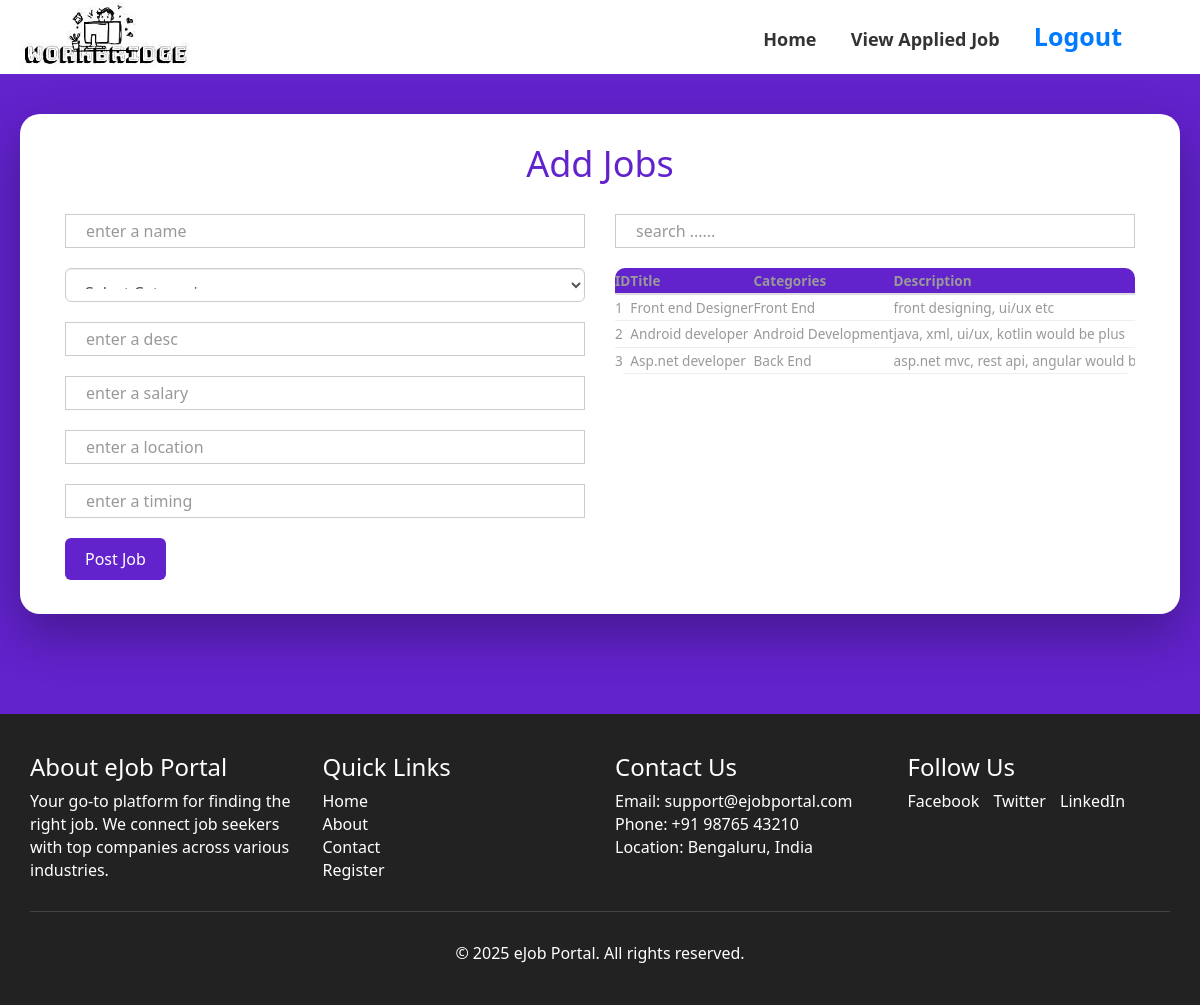
Screenshot of /uploadjob.php (signed in) with the database file from the repository.
### tables this page shows
CREATE TABLE `jobs` (
  `jobid` int(11) NOT NULL,
  `title` varchar(50) NOT NULL,
  `catid` int(11) NOT NULL,
  `description` varchar(50) NOT NULL,
  `salary` varchar(50) NOT NULL,
  `timing` varchar(50) NOT NULL,
  `location` varchar(50) NOT NULL,
  `empid` int(11) NOT NULL
);

CREATE TABLE `categories` (
  `catid` int(11) NOT NULL,
  `name` varchar(50) NOT NULL
);

### uploadjob.php (the view, shortened to what this page needs)
<!DOCTYPE html>
<html lang="en">
<head>
    <?php
    include('header_link.php');
    include('dbconnect.php');
    ?>
</head>
<body>
<?php
    include('header.php');
     $empid = $_SESSION['userid'];
    ?>
    <div class="container7" style="
    width: 1200px;
">
      <div class="single" style="
    height: 500px;
">
      <h1>Add Jobs</h1>
            <div class="col-md-6">
                 <form action="uploadjob.php" method="post">
                   <div class="form-group">
                   <input type="text" placeholder="enter a name" name="name" class="form-control">
                   </div>
                   <div class="form-group">
                   <select name="catid"  class="form-control">
                        <option value="">Select Categories</option>
                   </select>
                   </div>
                   <div class="form-group">
                   <input type="text" placeholder="enter a desc" name="desc" class="form-control">
                   </div>
                   <div class="form-group">
                   <input type="text" placeholder="enter a salary" name="salary" class="form-control">
                   </div>
                   <div class="form-group">
                   <input type="text" placeholder="enter a location" name="location" class="form-control">
                   </div>
                   <div class="form-group">
                   <input type="text" placeholder="enter a timing" name="timing" class="form-control">
                   </div>
                    <input type="submit"  name="postjob" value="Post Job" class="btn btn-primary">
                 </form>
            </div>
            <div class="col-md-6">
                 <div class="form-group">
                 <input type="text" id="myinput" placeholder="search ......" class="form-control">
                 </div>
                 <table class="table">
                      <thead>
                            <tr>
                                 <th>ID</th>
                                 <th>Title</th>
                                 <th>Categories</th>
                                 <th>Description</th>
                            </tr>
                      </thead>
                      <tbody id="mytable">
                           <?php
                              $sql = "select jobs.*, employer.name, categories.name as 'categories'
                              from jobs
                              inner join employer on employer.empid = jobs.empid
                              inner join  categories on categories.catid = jobs.catid
                              where jobs.empid = '$empid';
                              ";
                              $rs = mysqli_query($con,$sql);
                              while($data = mysqli_fetch_array($rs)){
                           ?>
                                <tr>
                                      <td><?=$data['jobid']?></td>
                                      <td><?=$data['title']?></td>
                                      <td><?=$data['categories']?></td>
                                      <td><?=$data['description']?></td>
                                </tr>
                           <?php
                              }
                              ?>
                      </tbody>
                 </table>
            </div>
      </div>
</div>
<?php include('footer.php'); ?>
</body>
</html>

### css/style.css (style rules this page uses)
h4, h5, h6, h1, h2, h3 { margin-top: 0; }
html, body { font-family: 'Roboto', sans-serif; font-size: 100%; background:#fff; }
input.form-control { box-shadow: none; background-color:#fff; padding:0 20px; border-radius:0px; }
.table>tbody>tr>td, .table>tbody>tr>th, .table>tfoot>tr>td, .table>tfoot>tr>th, .table>thead>tr>td, .table>thead>tr>th { border-top: none; padding: 3px 0; }
.table > thead > tr > th, .table > tbody > tr > th, .table > tfoot > tr > th, .table > thead > tr > td, .table > tbody > tr > td, .table > tfoot > tr > td { font-size: 0.85em; color: #999; }

### uploadjob.php (style rules this page uses)
body { background-color: #6222cc; font-family: 'Segoe UI', Tahoma, Geneva, Verdana, sans-serif; margin: 0; padding: 0; min-height: 100vh; display: flex; flex-direction: column; }
.container7 { flex: 1; padding: 40px 20px; max-width: 1300px; margin: 0 auto; }
.single { background: #fff; padding: 30px; border-radius: 20px; box-shadow: 0 20px 50px rgba(0, 0, 0, 0.3); animation: fadeInUp 0.8s ease forwards; opacity: 0; transform: translateY(20px); margin-bottom: 60px; }
h1 { text-align: center; color: #6222cc; margin-bottom: 30px; }
.form-group { margin-bottom: 20px; }
.form-control { width: 100%; padding: 12px 15px; border: 1px solid #ccc; border-radius: 6px; font-size: 16px; transition: all 0.3s ease; }
.btn-primary { background-color: #6222cc; border: none; padding: 10px 20px; font-size: 16px; border-radius: 6px; color: white; cursor: pointer; transition: background-color 0.3s ease; }
.table { width: 100%; margin-top: 20px; background: #fff; border-radius: 10px; overflow-x: auto; display: block; }
.table th, .table td { padding: 12px 15px; text-align: left; border-bottom: 1px solid #eee; white-space: nowrap; }
.table thead { background-color: #6222cc; color: white; }

### rows the page displays
jobs: jobid "1", title "Front end Designer", catid.name "Front End", description "front designing, ui/ux etc"
jobs: jobid "2", title "Android developer", catid.name "Android Development", description "java, xml, ui/ux, kotlin would be plus"
jobs: jobid "3", title "Asp.net developer", catid.name "Back End", description "asp.net mvc, rest api, angular would…"
